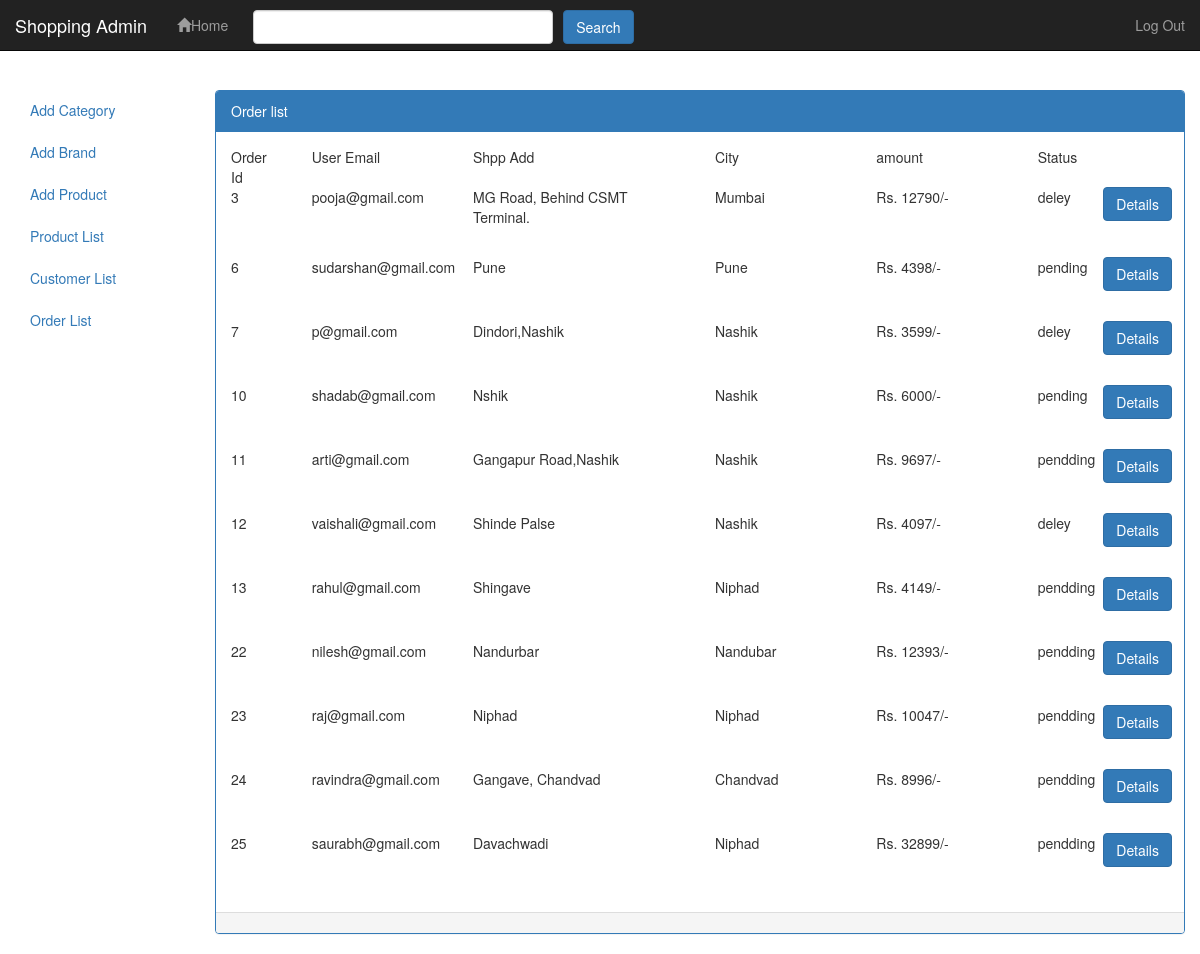
Screenshot of /admin/order_list.php (signed in) with the database file from the repository.
### tables this page shows
CREATE TABLE `customer_order` (
  `order_id` int(11) NOT NULL,
  `uid` varchar(100) NOT NULL,
  `shepping_add` varchar(200) NOT NULL,
  `city` varchar(100) NOT NULL,
  `state` varchar(100) NOT NULL,
  `totalamt` int(200) NOT NULL,
  `status` varchar(200) NOT NULL
);

### admin/order_list.php (the view, shortened to what this page needs)
<?php
require_once("../db_connection.php");
$o = mysqli_query($con,"SELECT * FROM customer_order");
?>
<!DOCTYPE html>
<html>
<head>
	<link rel="stylesheet" type="text/css" href="css/bootstrap.min.css">
	<link rel="stylesheet" href="../fancybox/source/jquery.fancybox.css" type="text/css" media="screen" />
	<link rel="stylesheet" href="../fancybox/source/helpers/jquery.fancybox-buttons.css" type="text/css" media="screen" />
	<link rel="stylesheet" href="../fancybox/source/helpers/jquery.fancybox-thumbs.css" type="text/css" media="screen" />
</head>
<body>
	<div class="navbar navbar-inverse navbar-fixed-top">
		<div class="container-fluid">
			<div class="navbar-header">
				<a href="index.php" class="navbar-brand">Shopping Admin</a>
			</div>
			<ul class="nav navbar-nav">
				<li><a href="index.php"><span class="glyphicon glyphicon-home"></span>Home</a></li>
				<li style="width: 300px;left: 10px;top:10px;"><input type="text" class="form-control" id="search-box" name="search-box"></li>
				<li style="left: 20px;top:10px;"><button class="btn btn-primary" id="search_btn" name="search_btn">Search</button></li>
			</ul>
			<ul class="nav navbar-nav navbar-right">
				<li><a href="logout.php">Log Out</a> </li>
			</ul>
		</div>
	</div>
	<p><br /></p>
	<p><br /></p>
	<p><br /></p>
	<div class="container-fluid">
		<div class="row">
			<div class="col-md-2">
				<div class="nav nav-pills nav-stacked">
					<li><a href="add_category.php">Add Category</a></li>
					<li><a href="add_brand.php">Add Brand</a></li>
					<li><a href="add_product.php">Add Product</a></li>
					<li><a href="product_list.php">Product List</a></li>
					<li><a href="customer_list.php">Customer List</a></li>
					<li><a href="order_list.php">Order List</a></li>
				</div>
			</div>
			<div class="col-md-10">
				<div class="panel panel-primary">
					<div class="panel-heading">Order list</div>
					<div class="panel-body">
						<div class="row">
							<div class="col-md-1">Order Id</div>
							<div class="col-md-2">User Email</div>
							<div class="col-md-3">Shpp Add</div>
							<div class="col-md-2">City</div>
							<div class="col-md-2">amount</div>
							<div class="col-md-1">Status</div>
						</div>
						<?php
						while ($row = mysqli_fetch_array($o)) {
							$oid = $row['order_id'];
							$uid = $row['uid'];
							$shpp_add = $row['shepping_add'];
							$city = $row['city'];
							$total = $row['totalamt'];
							$status = $row['status'];
							?>
							<div class="row">
								<div class="col-md-1"><?=$oid?></div>
								<div class="col-md-2"><?=$uid?></div>
								<div class="col-md-3"><?=$shpp_add?></div>
								<div class="col-md-2"><?=$city?></div>
								<div class="col-md-2"><?="Rs. ".$total."/-"?></div>
								<div class="col-md-1"><?=$status?></div>
								<a  class="btn btn-primary various" data-fancybox-type="iframe"  href="cutomer_and_order_details.php?uid=<?=$uid?>">Details</a>
							</div><p><br/></p>
							<?php
						}
						?>
					</div>
					<div class="panel-footer "></div>
				</div>
			</div>
		</div>
	</div>
</body>
</html>

### rows the page displays
customer_order: order_id "3", uid "pooja@gmail.com", shepping_add "MG Road, Behind CSMT Terminal.", city "Mumbai", totalamt "12790", status "deley"
customer_order: order_id "6", uid "sudarshan@gmail.com", shepping_add "Pune", city "Pune", totalamt "4398", status "pending"
customer_order: order_id "7", uid "p@gmail.com", shepping_add "Dindori,Nashik", city "Nashik", totalamt "3599", status "deley"
customer_order: order_id "10", uid "shadab@gmail.com", shepping_add "Nshik", city "Nashik", totalamt "6000", status "pending"
customer_order: order_id "11", uid "arti@gmail.com", shepping_add "Gangapur Road,Nashik", city "Nashik", totalamt "9697", status "pendding"
customer_order: order_id "12", uid "vaishali@gmail.com", shepping_add "Shinde Palse", city "Nashik", totalamt "4097", status "deley"
customer_order: order_id "13", uid "rahul@gmail.com", shepping_add "Shingave", city "Niphad", totalamt "4149", status "pendding"
customer_order: order_id "22", uid "nilesh@gmail.com", shepping_add "Nandurbar", city "Nandubar", totalamt "12393", status "pendding"
customer_order: order_id "23", uid "raj@gmail.com", shepping_add "Niphad", city "Niphad", totalamt "10047", status "pendding"
customer_order: order_id "24", uid "ravindra@gmail.com", shepping_add "Gangave, Chandvad", city "Chandvad", totalamt "8996", status "pendding"
customer_order: order_id "25", uid "saurabh@gmail.com", shepping_add "Davachwadi", city "Niphad", totalamt "32899", status "pendding"
